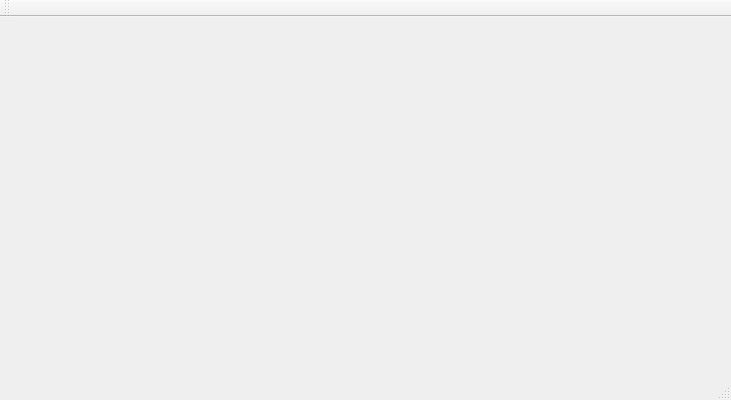
<?xml version="1.0" encoding="UTF-8"?>
<ui version="4.0">
 <class>MainWindowClass</class>
 <widget class="QMainWindow" name="MainWindowClass">
  <property name="geometry">
   <rect>
    <x>0</x>
    <y>0</y>
    <width>731</width>
    <height>400</height>
   </rect>
  </property>
  <property name="windowTitle">
   <string>MainWindow</string>
  </property>
  <widget class="QWidget" name="centralWidget">
   <widget class="QPushButton" name="btnStart">
    <property name="geometry">
     <rect>
      <x>470</x>
      <y>120</y>
      <width>91</width>
      <height>24</height>
     </rect>
    </property>
    <property name="styleSheet">
     <string notr="true">/* 正常状态：完全透明 */
QPushButton {
    background-color: transparent; /* 背景透明 */
    border: none;                  /* 无边框 */
}

/* 鼠标悬停状态：给文字加一层淡淡的“高亮”感 */
QPushButton:hover {
    /* 重点：这里用半透明白色，能产生一种“字变亮了”的视觉错觉 */
    background-color: rgba(255, 255, 255, 30); 
    border: 1px solid rgba(255, 215, 0, 50); /* 淡淡的金边 */
}</string>
    </property>
    <property name="text">
     <string/>
    </property>
   </widget>
   <widget class="QPushButton" name="btnQuit">
    <property name="geometry">
     <rect>
      <x>480</x>
      <y>150</y>
      <width>81</width>
      <height>24</height>
     </rect>
    </property>
    <property name="styleSheet">
     <string notr="true">/* 正常状态：完全透明 */
QPushButton {
    background-color: transparent; /* 背景透明 */
    border: none;                  /* 无边框 */
}

/* 鼠标悬停状态：给文字加一层淡淡的“高亮”感 */
QPushButton:hover {
    /* 重点：这里用半透明白色，能产生一种“字变亮了”的视觉错觉 */
    background-color: rgba(255, 255, 255, 30); 
    border: 1px solid rgba(255, 215, 0, 50); /* 淡淡的金边 */
}</string>
    </property>
    <property name="text">
     <string/>
    </property>
   </widget>
   <widget class="QLabel" name="bgLabel">
    <property name="geometry">
     <rect>
      <x>0</x>
      <y>-5</y>
      <width>581</width>
      <height>351</height>
     </rect>
    </property>
    <property name="text">
     <string/>
    </property>
    <property name="pixmap">
     <pixmap>../../Image_1777387822081_947.png</pixmap>
    </property>
    <property name="scaledContents">
     <bool>true</bool>
    </property>
   </widget>
   <zorder>bgLabel</zorder>
   <zorder>btnStart</zorder>
   <zorder>btnQuit</zorder>
  </widget>
  <widget class="QMenuBar" name="menuBar">
   <property name="geometry">
    <rect>
     <x>0</x>
     <y>0</y>
     <width>731</width>
     <height>21</height>
    </rect>
   </property>
  </widget>
  <widget class="QToolBar" name="mainToolBar">
   <attribute name="toolBarArea">
    <enum>TopToolBarArea</enum>
   </attribute>
   <attribute name="toolBarBreak">
    <bool>false</bool>
   </attribute>
  </widget>
  <widget class="QStatusBar" name="statusBar"/>
 </widget>
 <layoutdefault spacing="6" margin="11"/>
 <resources>
  <include location="MainWindow.qrc"/>
 </resources>
 <connections/>
</ui>
